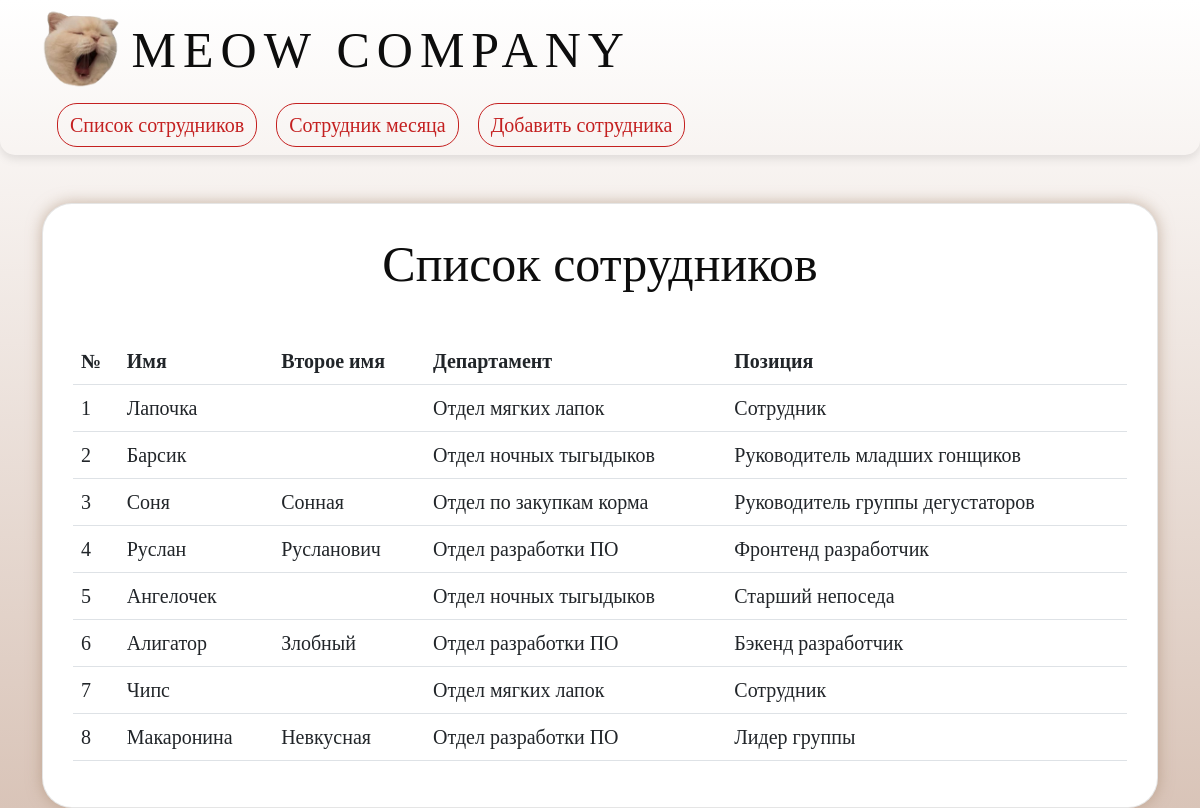
The page / on the database its author committed.
### core/models.py (models this page shows, shortened)
class Worker(models.Model):
    name = models.CharField('Имя', max_length=255)
    surname = models.CharField('Второе имя', max_length=255, blank=True)
    phone = models.TextField('Номер телефона', null=True)
    email = models.EmailField('E-mail')
    position = models.ForeignKey(Position, on_delete=models.DO_NOTHING)
    depart = models.ForeignKey(Department, on_delete=models.DO_NOTHING)
    class Meta:
        verbose_name = 'Worker'
        verbose_name_plural = 'Workers'

class Department(models.Model):
    name = models.TextField('Название отдела', max_length=255)
    class Meta:
        verbose_name = 'Department'
        verbose_name_plural = 'Departments'

class Position(models.Model):
    name = models.CharField('Название должности', max_length=255)
    depart = models.ForeignKey(Department, on_delete = models.CASCADE)
    class Meta:
        verbose_name = 'Position'
        verbose_name_plural = 'Positions'

### core/views.py (the view)
# urls.py: path('', views.WorkerList.as_view(), name='index'),
class WorkerList(TitleMixin,ListView):
    model = models.Worker
    template_name = 'core/index.html'
    context_object_name = 'workers'
    title = 'Список работников'

### core/views.py (called while the page is built)
    def get_title(self):
        return self.title

    def get_context_data(self, **kwargs):
        context = super().get_context_data(**kwargs)
        context["title"] = self.get_title()
        return context

### core/templates/core/index.html
{% extends 'core/layout.html' %}
{% load static %}
{% block content %}
    <div class="container mt-5">
        <div class="list-container">
            <center>
                <h1 class="list">Список сотрудников</h1>
                <br>
                <table class="table table-hover">
                    <thead>
                        <th>№</th>
                        <th>Имя</th>
                        <th>Второе имя</th>
                        <th>Департамент</th>
                        <th>Позиция</th>
                    </thead>
                    <tbody>
                        {% for worker in workers %}
                            <tr onclick="document.location='worker_detail/{{worker.id}}'">
                                <td>{{ worker.id }}</td>
                                <td>{{ worker.name }}</td>
                                <td>{{ worker.surname }}</td>
                                <td>{{ worker.depart.name }}</td>
                                <td>{{ worker.position.name }}</td>
                            </tr>
                        {% endfor %}
                    </tbody>
                </table>
            </center>
        </div>
    </div>
{% endblock %}

### core/templates/core/layout.html (shortened to what this page needs)
{% load static %}
<!DOCTYPE html>
<html>
	<head>
        <link rel="stylesheet" href="https://cdn.jsdelivr.net/npm/bootstrap@5.2.3/dist/css/bootstrap.min.css">
        <link rel="stylesheet" href="{% static 'core/css/styles.css' %}">
    </head>
      <body>
        <nav class="navbar">
            <div class="container">
                <div class="navbar_logo">
                  <img src="{% static 'core/img/logo1.png' %}" alt="logo">
                  <a class="navbar-brand" href="index">MEOW COMPANY</a>
                </div>
                <div class="navbar-wrap">
                    <ul class="navbar-menu">
                        <li><a type="button" class="btn btn-outline-info" href="index">Список сотрудников</a></li>
                        <li><a type="button" class="btn btn-outline-info" href="best_worker">Сотрудник месяца</a></li>
                        <li><a type="button" class="btn btn-outline-info" href="add_worker">Добавить сотрудника</a></li>
                    </ul>
                </div>
            </div>
        </nav>
        {% block content %}
        {% endblock %}
      </body>
</html>

### core/static/core/css/styles.css (style rules this page uses)
body { background: linear-gradient(to bottom, #fff, #D9C4B8); background-repeat: no-repeat; background-size: cover; position: relative; height: 100%; background-attachment: fixed; font-family: corbel; font-size: 16px; color: #0D0D0D; text-decoration: none; font-weight: 500; }
.navbar { width: 100%; height: auto; box-shadow: 0 4px 10px rgba(0, 0, 0, .1); border-bottom-left-radius: 15px; border-bottom-right-radius: 15px; }
.navbar .container { display: flex; justify content: space-between; align-items: center; }
.navbar_logo { display: flex; }
.navbar_logo img { margin-right: 10px; float: left; width: auto; height: 80px; }
.navbar-menu { list-style-type: none; padding-left: 0; margin-bottom: 0; }
.navbar-menu li { display: inline-block; margin-left: 15px; margin-top: 10px; }
.btn-outline-info { border-color: #c42020; color: #c42020; border-radius: 20px; font-size: 20px; }
.navbar-brand { font-size: 50px; text-decoration: none; color: #0D0D0D; letter-spacing: 7px; transition: all .25s ease-in-out; }
h1 { margin-bottom: 20px; font-size: 50px; }
.list-container { margin-left: auto; margin-right: auto; width: auto; box-shadow: 0px 0px 15px rgba(166, 137, 111, .6); border-radius: 30px; border: solid rgba(0, 0, 0, .1); border-width: 0.1ex 0.1ex 0.1ex; padding: 30px; margin-top: 3%; background: #fff; }
.table { font-size: 20px; font: corbel; }

### rows shown on the page
Worker: id "1", name "Лапочка", depart.name "Отдел мягких лапок", position.name "Сотрудник"
Worker: id "2", name "Барсик", depart.name "Отдел ночных тыгыдыков", position.name "Руководитель младших гонщиков"
Worker: id "3", name "Соня", surname "Сонная", depart.name "Отдел по закупкам корма", position.name "Руководитель группы дегустаторов"
Worker: id "4", name "Руслан", surname "Русланович", depart.name "Отдел разработки ПО", position.name "Фронтенд разработчик"
Worker: id "5", name "Ангелочек", depart.name "Отдел ночных тыгыдыков", position.name "Старший непоседа"
Worker: id "6", name "Алигатор", surname "Злобный", depart.name "Отдел разработки ПО", position.name "Бэкенд разработчик"
Worker: id "7", name "Чипс", depart.name "Отдел мягких лапок", position.name "Сотрудник"
Worker: id "8", name "Макаронина", surname "Невкусная", depart.name "Отдел разработки ПО", position.name "Лидер группы"
